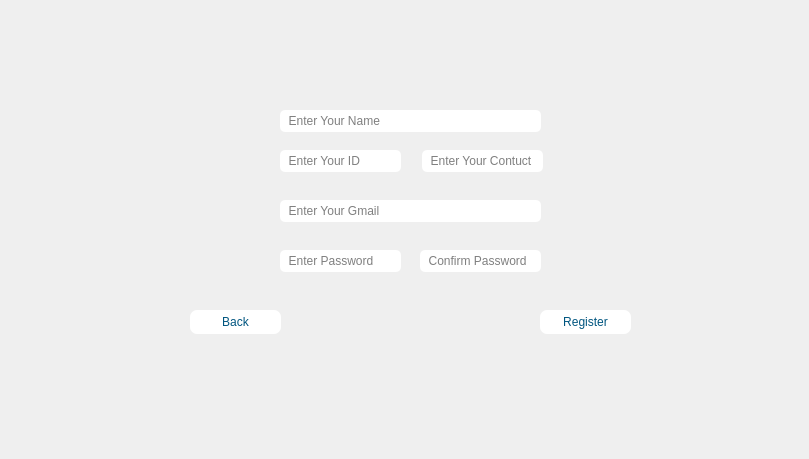
    <widget class="QWidget" name="reg_staff">
     <widget class="QLineEdit" name="con_pass_staff">
      <property name="geometry">
       <rect>
        <x>420</x>
        <y>250</y>
        <width>121</width>
        <height>22</height>
       </rect>
      </property>
      <property name="styleSheet">
       <string notr="true">background-color: rgb(255, 255, 255);
border-radius: 5px;</string>
      </property>
      <property name="echoMode">
       <enum>QLineEdit::Password</enum>
      </property>
      <property name="placeholderText">
       <string>  Confirm Password</string>
      </property>
     </widget>
     <widget class="QLineEdit" name="phonr_staff">
      <property name="geometry">
       <rect>
        <x>422</x>
        <y>150</y>
        <width>121</width>
        <height>22</height>
       </rect>
      </property>
      <property name="styleSheet">
       <string notr="true">background-color: rgb(255, 255, 255);
border-radius: 5px;</string>
      </property>
      <property name="placeholderText">
       <string>  Enter Your Contuct</string>
      </property>
     </widget>
     <widget class="QPushButton" name="Reg_con_sts_3">
      <property name="geometry">
       <rect>
        <x>540</x>
        <y>310</y>
        <width>91</width>
        <height>24</height>
       </rect>
      </property>
      <property name="styleSheet">
       <string notr="true">color: rgb(0, 85, 127);
background-color: rgb(255, 255, 255);
font: 700 10pt &quot;Segoe UI&quot;;
border-radius: 7px;</string>
      </property>
      <property name="text">
       <string>Register</string>
      </property>
      <property name="icon">
       <iconset resource="IMAGE.qrc">
        <normaloff>:/pic/images/OK.png</normaloff>:/pic/images/OK.png</iconset>
      </property>
     </widget>
     <widget class="QPushButton" name="back_5">
      <property name="geometry">
       <rect>
        <x>190</x>
        <y>310</y>
        <width>91</width>
        <height>24</height>
       </rect>
      </property>
      <property name="styleSheet">
       <string notr="true">color: rgb(0, 85, 127);
background-color: rgb(255, 255, 255);
font: 700 10pt &quot;Segoe UI&quot;;
border-radius: 7px;</string>
      </property>
      <property name="text">
       <string>Back</string>
      </property>
      <property name="icon">
       <iconset resource="IMAGE.qrc">
        <normaloff>:/pic/images/back.png</normaloff>:/pic/images/back.png</iconset>
      </property>
     </widget>
     <widget class="QLineEdit" name="name_staff">
      <property name="geometry">
       <rect>
        <x>280</x>
        <y>110</y>
        <width>261</width>
        <height>22</height>
       </rect>
      </property>
      <property name="styleSheet">
       <string notr="true">background-color: rgb(255, 255, 255);
border-radius: 5px;</string>
      </property>
      <property name="placeholderText">
       <string>  Enter Your Name</string>
      </property>
     </widget>
     <widget class="QLineEdit" name="gmail_staff">
      <property name="geometry">
       <rect>
        <x>280</x>
        <y>200</y>
        <width>261</width>
        <height>22</height>
       </rect>
      </property>
      <property name="styleSheet">
       <string notr="true">background-color: rgb(255, 255, 255);
border-radius: 5px;</string>
      </property>
      <property name="placeholderText">
       <string>  Enter Your Gmail</string>
      </property>
     </widget>
     <widget class="QLineEdit" name="pass_staff">
      <property name="geometry">
       <rect>
        <x>280</x>
        <y>250</y>
        <width>121</width>
        <height>22</height>
       </rect>
      </property>
      <property name="styleSheet">
       <string notr="true">background-color: rgb(255, 255, 255);
border-radius: 5px;</string>
      </property>
      <property name="echoMode">
       <enum>QLineEdit::Password</enum>
      </property>
      <property name="placeholderText">
       <string>  Enter Password</string>
      </property>
     </widget>
     <widget class="QLabel" name="label">
      <property name="geometry">
       <rect>
        <x>0</x>
        <y>0</y>
        <width>800</width>
        <height>441</height>
       </rect>
      </property>
      <property name="text">
       <string/>
      </property>
      <property name="pixmap">
       <pixmap>:/image2/G:/image/Artboard 6.png</pixmap>
      </property>
      <property name="scaledContents">
       <bool>true</bool>
      </property>
     </widget>
     <widget class="QLineEdit" name="lineEdit">
      <property name="geometry">
       <rect>
        <x>280</x>
        <y>150</y>
        <width>121</width>
        <height>22</height>
       </rect>
      </property>
      <property name="styleSheet">
       <string notr="true">background-color: rgb(255, 255, 255);
border-radius: 5px;</string>
      </property>
      <property name="placeholderText">
       <string>  Enter Your ID</string>
      </property>
     </widget>
     <widget class="QLabel" name="label_47">
      <property name="geometry">
       <rect>
        <x>0</x>
        <y>0</y>
        <width>800</width>
        <height>450</height>
       </rect>
      </property>
      <property name="text">
       <string/>
      </property>
      <property name="pixmap">
       <pixmap>:/pic/G:/image/Artboard 6.png</pixmap>
      </property>
      <property name="scaledContents">
       <bool>true</bool>
      </property>
     </widget>
     <widget class="QLabel" name="label_2">
      <property name="geometry">
       <rect>
        <x>0</x>
        <y>0</y>
        <width>800</width>
        <height>450</height>
       </rect>
      </property>
      <property name="text">
       <string/>
      </property>
      <property name="pixmap">
       <pixmap resource="IMAGE.qrc">:/pic/images/StR.png</pixmap>
      </property>
      <property name="scaledContents">
       <bool>true</bool>
      </property>
     </widget>
     <zorder>label</zorder>
     <zorder>label_47</zorder>
     <zorder>label_2</zorder>
     <zorder>gmail_staff</zorder>
     <zorder>pass_staff</zorder>
     <zorder>Reg_con_sts_3</zorder>
     <zorder>name_staff</zorder>
     <zorder>phonr_staff</zorder>
     <zorder>back_5</zorder>
     <zorder>lineEdit</zorder>
     <zorder>con_pass_staff</zorder>
    </widget>
